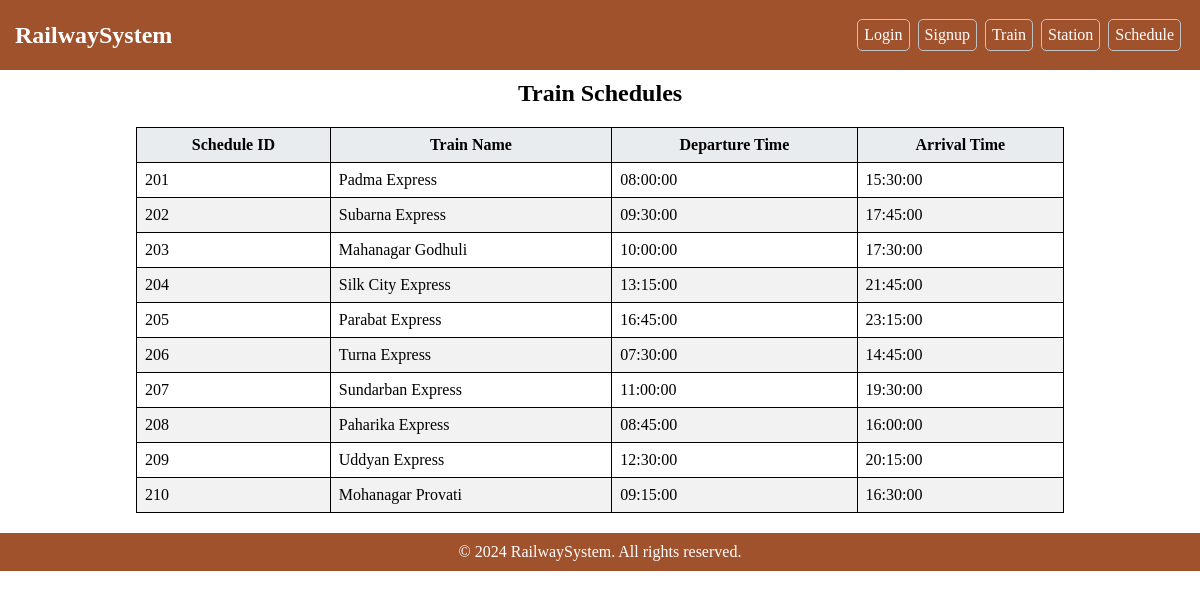
Page /schedules.php on the committed database.
### tables this page shows
CREATE TABLE `schedule` (
  `schedule_id` int(11) NOT NULL,
  `train_id` int(11) DEFAULT NULL,
  `departure_time` time DEFAULT NULL,
  `arrival_time` time DEFAULT NULL
);

CREATE TABLE `train` (
  `train_id` int(11) NOT NULL,
  `train_name` varchar(255) DEFAULT NULL
);

### schedules.php (the view, shortened to what this page needs)
<?php
include_once("processors/db.php");
?>
<!DOCTYPE html>
<html>
<head>
    <link rel="stylesheet" type="text/css" href="stylesheets/styles.css">
</head>
<body>
    <header>
        <?php
            if(isset($_SESSION["contact_number"])) {
                include_once('components/logd_header.php');
            } else {
                include_once('components/header.php');
            }
        ?>
    </header>
    <h2 class="make-center"> Train Schedules </h2>
    <div class="info_table">
        <table class="table table-striped table-bordered">
        <thead>
            <tr>
            <th>Schedule ID</th>
            <th>Train Name</th>
            <th>Departure Time</th>
            <th>Arrival Time</th>
            </tr>
        </thead>
        <tbody>
            <?php
            $query = "SELECT * FROM schedule LEFT OUTER JOIN train ON schedule.train_id = train.train_id";
            $result = mysqli_query($conn, $query);
            while ($row = mysqli_fetch_assoc($result)) {
                echo '<tr>';
                echo '<td>' . $row['schedule_id'] . '</td>';
                echo '<td>' . $row['train_name'] . '</td>';
                echo '<td>' . $row['departure_time'] . '</td>';
                echo '<td>' . $row['arrival_time'] . '</td>';
                echo '</tr>';
            }
            ?>
        </tbody>
        </table>
    </div>
    <footer>
        <?php
            include_once('components/footer.php');
        ?>
    </footer>
</body>
</html>

### components/header.php
<div class="header">
    <div class="header-left">
        <a href="/railway_system/welcome.php">
            <h1>RailwaySystem</h1>
        </a>
    </div>
    <div class="header-right">
        <a class="navbtn" href="/railway_system/login.php"><span class="brdr-btn">Login</span></a>
        <a class="navbtn" href="/railway_system/register.php"><span class="brdr-btn">Signup</span></a>
        <a class="navbtn" href="/railway_system/trains.php"><span class="brdr-btn">Train</span></a>
        <a class="navbtn" href="/railway_system/stations.php"><span class="brdr-btn">Station</span></a>
        <a class="navbtn" href="/railway_system/schedules.php"><span class="brdr-btn">Schedule</span></a>
    </div>
</div>

### components/footer.php
<p id="footer-btm">
    &copy; <?php echo date("Y"); ?> RailwaySystem. All rights reserved.
</p>

### stylesheets/styles.css (style rules this page uses)
body, h1, h2, p, a { margin: 0; padding: 0; }
.header { background-color: #A0522D; color: #fff; padding: 15px; display: flex; justify-content: space-between; align-items: center; }
.header-left h1 { font-size: 24px; }
.header-left a { text-decoration: none; color: #fff; }
.header-right { display: flex; justify-content: space-between; align-items: center; }
.header-right .navbtn { color: #fff; text-decoration: none; padding: 6px; border: 1px solid #c2c2c2; border-radius: 5px; margin: 4px 4px; display: flex; justify-content: space-between; align-items: center; transition: 0.2s ease-in-out; }
.header-profile a, .header-right a { text-decoration: none; color: #fff; }
.make-center { text-align: center; padding: 10px 10px 0 10px; }
.info_table { display: flex; justify-content: center; margin: 20px; }
.table { border-collapse: collapse; width: 80%; }
.table th, .table td { border: 1px solid black; padding: 8px; }
.table th { background-color: #e9ecef; text-align: center; }
.table tr:nth-child(even) { background-color: #f2f2f2; }
#footer-btm { background-color: #A0522D; color: #fff; text-align: center; padding: 10px; }

### rows in the picture
schedule: schedule_id "201", train.train_name "Padma Express", departure_time "08:00:00", arrival_time "15:30:00"
schedule: schedule_id "202", train.train_name "Subarna Express", departure_time "09:30:00", arrival_time "17:45:00"
schedule: schedule_id "203", train.train_name "Mahanagar Godhuli", departure_time "10:00:00", arrival_time "17:30:00"
schedule: schedule_id "204", train.train_name "Silk City Express", departure_time "13:15:00", arrival_time "21:45:00"
schedule: schedule_id "205", train.train_name "Parabat Express", departure_time "16:45:00", arrival_time "23:15:00"
schedule: schedule_id "206", train.train_name "Turna Express", departure_time "07:30:00", arrival_time "14:45:00"
schedule: schedule_id "207", train.train_name "Sundarban Express", departure_time "11:00:00", arrival_time "19:30:00"
schedule: schedule_id "208", train.train_name "Paharika Express", departure_time "08:45:00", arrival_time "16:00:00"
schedule: schedule_id "209", train.train_name "Uddyan Express", departure_time "12:30:00", arrival_time "20:15:00"
schedule: schedule_id "210", train.train_name "Mohanagar Provati", departure_time "09:15:00", arrival_time "16:30:00"
